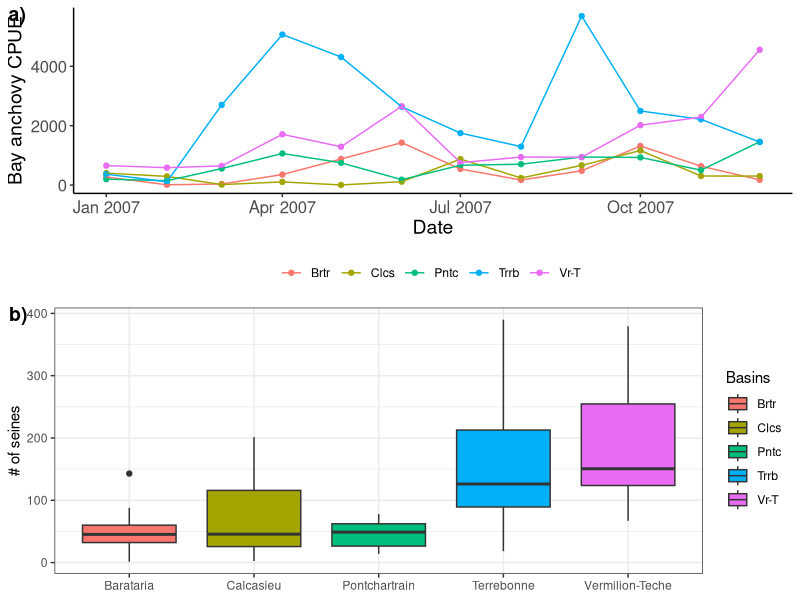

R code for this plot:
## ---- chunk 1
knitr::opts_chunk$set(collapse = T, cache = T)
## ---- chunk 2
library(tidyverse)

# LDWFBayAnchovy2007 is on the workshop github. Download and save in targeted working directory

#Uploading file
fish_LA = read_csv("data/LDWFBayAnchovy2007.csv")

#Creating new column for CPUE = Catch per unit effort (Catch/effort)
fish_LA = fish_LA |> 
  mutate(CPUE = num/seines)
## ---- chunk 3
#Version 1 - Manual entry
basins = tibble(basin = c("Barataria", "Calcasieu", "Pontchartrain", "Terrebonne", "Vermilion-Teche"),
                    basin_short = c("Bar", "Cal", "Pon", "Terr", "Ver"))

#Version 2 - Wrangling and using the original data with R base and tidyr functions
basins = tibble(basin = c(unique(fish_LA$basin)),
                basin_short = c(abbreviate(unique(fish_LA$basin))))
## ---- chunk 4
fish_LA = fish_LA |> 
  left_join(basins, by ="basin")
## ---- chunk 5
# CPUE over time
CPUE_ts = ggplot(fish_LA, aes(x = date, y = num, color = basin_short))+
  geom_point()+
  geom_line()+
  scale_x_date(limits = c(lubridate::ymd('2007-01-01'), lubridate::ymd('2007-12-01')))+
  labs(x = 'Date', y = 'Bay anchovy CPUE')+
  theme_classic()+
  theme(axis.title = element_text(size = 14),
        axis.text = element_text(size = 12),
        legend.position = 'bottom',
        legend.title = element_blank())

YR_summary = ggplot(fish_LA, aes(x = basin, y = CPUE, fill = basin_short))+
  geom_boxplot()+
  labs(x = NULL, y = '# of seines', fill = "Basins")+
  theme_bw()

library(ggpubr)
# plot combined
final_fig_ex2 = ggarrange(CPUE_ts, YR_summary,
          labels = c('a)','b)'),
          ncol = 1)
final_fig_ex2

#A good function to save figures for pubs
#ggsave("final_fig_ex2.pdf", width = 7, height = 7, unit = "in", dpi = 300)

